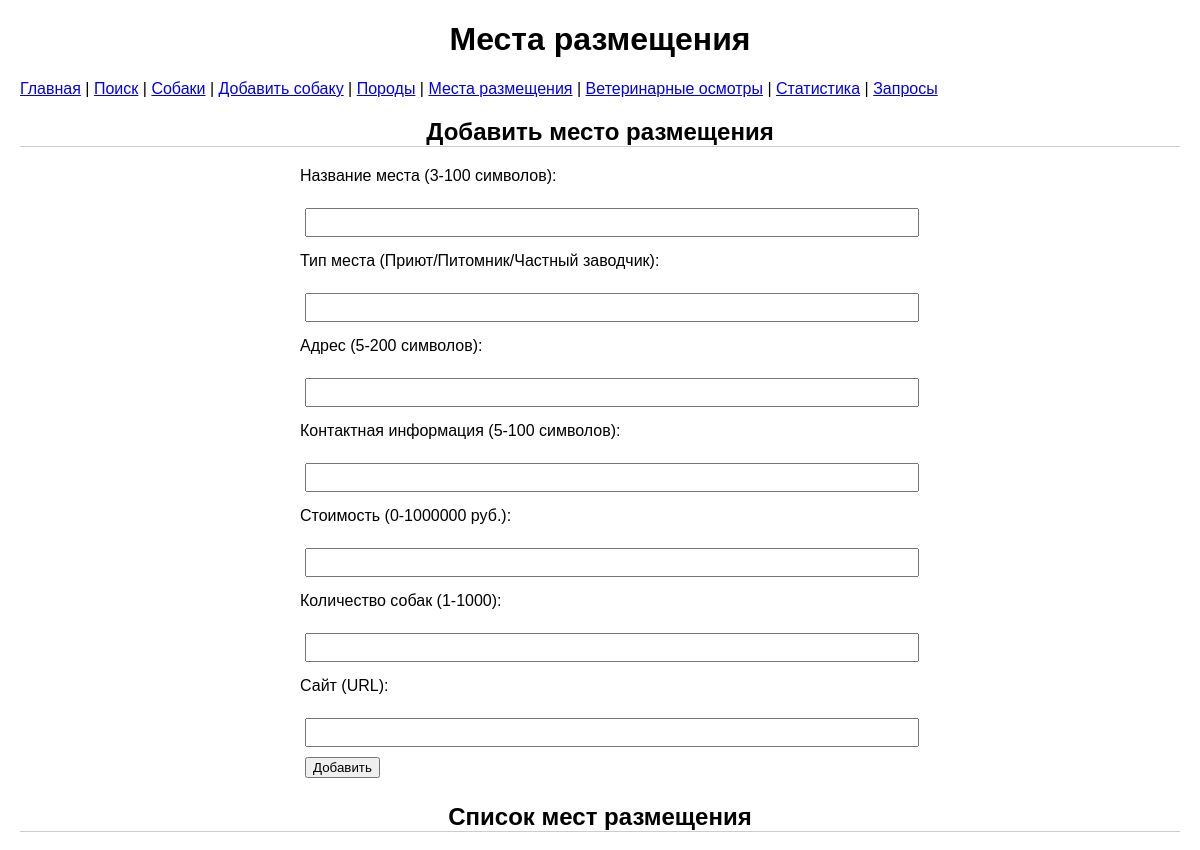
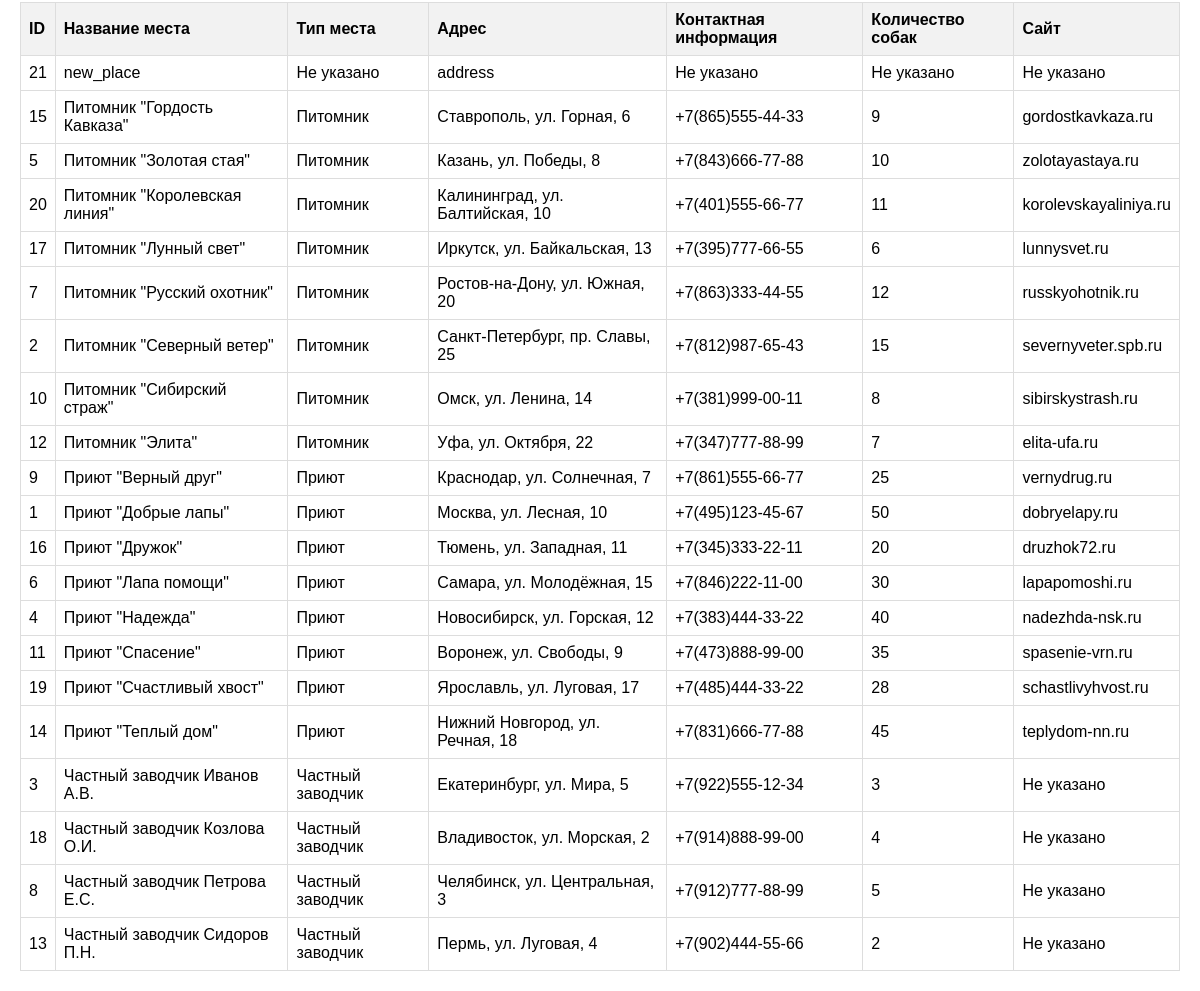
/locations, run on the app's committed database (2 pictures, top to bottom).
### tables this page shows
CREATE TABLE locations (
    id INTEGER PRIMARY KEY AUTOINCREMENT,
    location_name VARCHAR(100) NOT NULL,
    location_type VARCHAR(50),
    address VARCHAR(200),
    contact_info VARCHAR(100),
    price FLOAT,
    availability INTEGER,
    website VARCHAR(200)
);

### flask_app.py (the view, shortened to what this page needs)
@app.route('/locations', methods=['GET', 'POST'])
def locations():
    errors = []
    with get_db_connection() as conn:
        locations = conn.execute("SELECT * FROM locations ORDER BY location_name").fetchall()
    return render_template('locations.html', locations=locations, errors=errors)

### flask_app.py (called while the page is built)
def get_db_connection():
    conn = sqlite3.connect(DB_PATH, timeout=10)
    conn.row_factory = sqlite3.Row
    return conn

### templates/locations.html (shortened to what this page needs)
<!DOCTYPE html>
<html lang="ru">
<head>
    <link rel="stylesheet" href="{{ url_for('static', filename='style.css') }}">
</head>
<body>
    <h1>Места размещения</h1>
    <nav>
        <a href="/">Главная</a> |
        <a href="/search">Поиск</a> |
        <a href="/view">Собаки</a> |
        <a href="/add">Добавить собаку</a> |
        <a href="/breeds">Породы</a> |
        <a href="/locations">Места размещения</a> |
        <a href="/vet_examinations">Ветеринарные осмотры</a> |
        <a href="/stats">Статистика</a> |
        <a href="/queries">Запросы</a>
    </nav>
    <h2>Добавить место размещения</h2>
<form method="POST">
    <label for="location_name">Название места (3-100 символов):</label><br>
    <input type="text" name="location_name" id="location_name" required><br>
    <label for="location_type">Тип места (Приют/Питомник/Частный заводчик):</label><br>
    <input type="text" name="location_type" id="location_type"><br>
    <label for="address">Адрес (5-200 символов):</label><br>
    <input type="text" name="address" id="address" required><br>
    <label for="contact_info">Контактная информация (5-100 символов):</label><br>
    <input type="text" name="contact_info" id="contact_info"><br>
    <label for="price">Стоимость (0-1000000 руб.):</label><br>
    <input type="number" name="price" id="price" min="0" max="1000000"><br>
    <label for="availability">Количество собак (1-1000):</label><br>
    <input type="number" name="availability" id="availability" min="1" max="1000"><br>
    <label for="website">Сайт (URL):</label><br>
    <input type="text" name="website" id="website"><br>
    <button type="submit">Добавить</button>
</form>
    <h2>Список мест размещения</h2>
    {% if locations %}
        <table>
    <tr>
        <th>ID</th>
        <th>Название места</th>
        <th>Тип места</th>
        <th>Адрес</th>
        <th>Контактная информация</th>
        <th>Количество собак</th>
        <th>Сайт</th>
    </tr>
    {% for location in locations %}
    <tr>
        <td>{{ location['id'] }}</td>
        <td>{{ location['location_name'] }}</td>
        <td>{{ location['location_type'] or 'Не указано' }}</td>
        <td>{{ location['address'] or 'Не указано' }}</td>
        <td>{{ location['contact_info'] or 'Не указано' }}</td>
        <td>{{ location['availability'] or 'Не указано' }}</td>
        <td>{{ location['website'] or 'Не указано' }}</td>
    </tr>
    {% endfor %}
</table>
    {% else %}
        <p>Нет мест размещения для отображения.</p>
    {% endif %}
</body>
</html>

### static/style.css (style rules this page uses)
body { font-family: Arial, sans-serif; margin: 20px; }
nav { margin-bottom: 20px; }
table { border-collapse: collapse; width: 100%; }
th, td { border: 1px solid #ddd; padding: 8px; text-align: left; }
th { background-color: #f2f2f2; }
form { margin-bottom: 20px; }
input, button { margin: 5px; }
form { max-width: 600px; margin: 20px auto; }
label { display: block; margin-top: 10px; }
input, select { width: 100%; padding: 5px; margin-top: 5px; }
h2 { margin-top: 20px; text-align: center; border-bottom: 1px solid #ccc; }
h1 { text-align: center; }

### data on the page
locations: id "21", location_name "new_place", location "Не указано", address "address"
locations: id "15", location_name "Питомник \"Гордость Кавказа\"", location_type "Питомник", address "Ставрополь, ул. Горная, 6", contact_info "+7(865)555-44-33", availability "9", website "gordostkavkaza.ru"
locations: id "5", location_name "Питомник \"Золотая стая\"", location_type "Питомник", address "Казань, ул. Победы, 8", contact_info "+7(843)666-77-88", availability "10", website "zolotayastaya.ru"
locations: id "20", location_name "Питомник \"Королевская линия\"", location_type "Питомник", address "Калининград, ул. Балтийская, 10", contact_info "+7(401)555-66-77", availability "11", website "korolevskayaliniya.ru"
locations: id "17", location_name "Питомник \"Лунный свет\"", location_type "Питомник", address "Иркутск, ул. Байкальская, 13", contact_info "+7(395)777-66-55", availability "6", website "lunnysvet.ru"
locations: id "7", location_name "Питомник \"Русский охотник\"", location_type "Питомник", address "Ростов-на-Дону, ул. Южная, 20", contact_info "+7(863)333-44-55", availability "12", website "russkyohotnik.ru"
locations: id "2", location_name "Питомник \"Северный ветер\"", location_type "Питомник", address "Санкт-Петербург, пр. Славы, 25", contact_info "+7(812)987-65-43", availability "15", website "severnyveter.spb.ru"
locations: id "10", location_name "Питомник \"Сибирский страж\"", location_type "Питомник", address "Омск, ул. Ленина, 14", contact_info "+7(381)999-00-11", availability "8", website "sibirskystrash.ru"
locations: id "12", location_name "Питомник \"Элита\"", location_type "Питомник", address "Уфа, ул. Октября, 22", contact_info "+7(347)777-88-99", availability "7", website "elita-ufa.ru"
locations: id "9", location_name "Приют \"Верный друг\"", location_type "Приют", address "Краснодар, ул. Солнечная, 7", contact_info "+7(861)555-66-77", availability "25", website "vernydrug.ru"
locations: id "1", location_name "Приют \"Добрые лапы\"", location_type "Приют", address "Москва, ул. Лесная, 10", contact_info "+7(495)123-45-67", availability "50", website "dobryelapy.ru"
locations: id "16", location_name "Приют \"Дружок\"", location_type "Приют", address "Тюмень, ул. Западная, 11", contact_info "+7(345)333-22-11", availability "20", website "druzhok72.ru"
locations: id "6", location_name "Приют \"Лапа помощи\"", location_type "Приют", address "Самара, ул. Молодёжная, 15", contact_info "+7(846)222-11-00", availability "30", website "lapapomoshi.ru"
locations: id "4", location_name "Приют \"Надежда\"", location_type "Приют", address "Новосибирск, ул. Горская, 12", contact_info "+7(383)444-33-22", availability "40", website "nadezhda-nsk.ru"
locations: id "11", location_name "Приют \"Спасение\"", location_type "Приют", address "Воронеж, ул. Свободы, 9", contact_info "+7(473)888-99-00", availability "35", website "spasenie-vrn.ru"
locations: id "19", location_name "Приют \"Счастливый хвост\"", location_type "Приют", address "Ярославль, ул. Луговая, 17", contact_info "+7(485)444-33-22", availability "28", website "schastlivyhvost.ru"
locations: id "14", location_name "Приют \"Теплый дом\"", location_type "Приют", address "Нижний Новгород, ул. Речная, 18", contact_info "+7(831)666-77-88", availability "45", website "teplydom-nn.ru"
locations: id "3", location_name "Частный заводчик Иванов А.В.", location_type "Частный заводчик", address "Екатеринбург, ул. Мира, 5", contact_info "+7(922)555-12-34", availability "3", location "Не указано"
locations: id "18", location_name "Частный заводчик Козлова О.И.", location_type "Частный заводчик", address "Владивосток, ул. Морская, 2", contact_info "+7(914)888-99-00", availability "4", location "Не указано"
locations: id "8", location_name "Частный заводчик Петрова Е.С.", location_type "Частный заводчик", address "Челябинск, ул. Центральная, 3", contact_info "+7(912)777-88-99", availability "5", location "Не указано"
locations: id "13", location_name "Частный заводчик Сидоров П.Н.", location_type "Частный заводчик", address "Пермь, ул. Луговая, 4", contact_info "+7(902)444-55-66", availability "2", location "Не указано"
